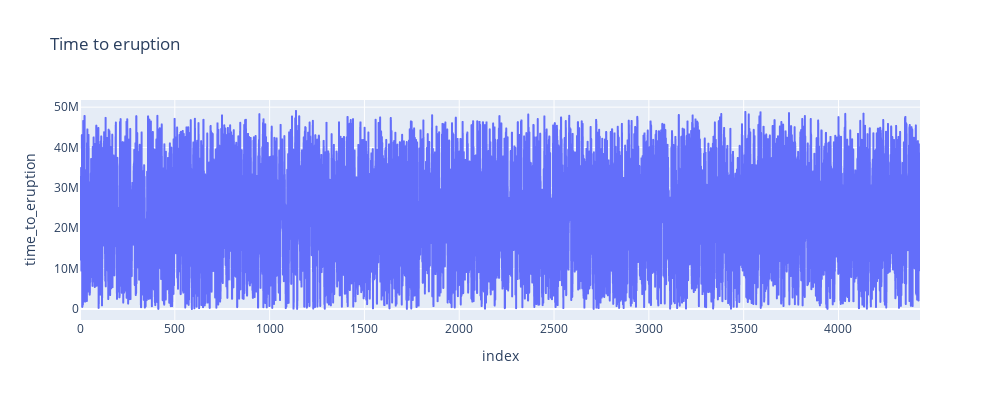

Notebook cell for this chart:
### Code cell
fig = px.line(
    train_data, 
    y="time_to_eruption",
    width=1000,
    height=400,
    title='Time to eruption'
)

fig.show()

### Figure 1 — Plotly figure (JSON) as saved in the notebook; plotly's stock layout.template omitted (floating-point values rounded to 4 significant figures; data arrays with more than 128 entries replaced by an {"elided": "..."} marker saying what was removed)
{"data": [{"hovertemplate": "index=%{x}<br>time_to_eruption=%{y}<extra></extra>", "legendgroup": "", "line": {"color": "#636efa", "dash": "solid"}, "mode": "lines", "name": "", "showlegend": false, "type": "scattergl", "x": {"elided": "4431 int values"}, "xaxis": "x", "y": {"elided": "4431 int values"}, "yaxis": "y"}], "layout": {"height": 400, "legend": {"tracegroupgap": 0}, "title": {"text": "Time to eruption"}, "width": 1000, "xaxis": {"anchor": "y", "domain": [0, 1], "title": {"text": "index"}}, "yaxis": {"anchor": "x", "domain": [0, 1], "title": {"text": "time_to_eruption"}}}}
